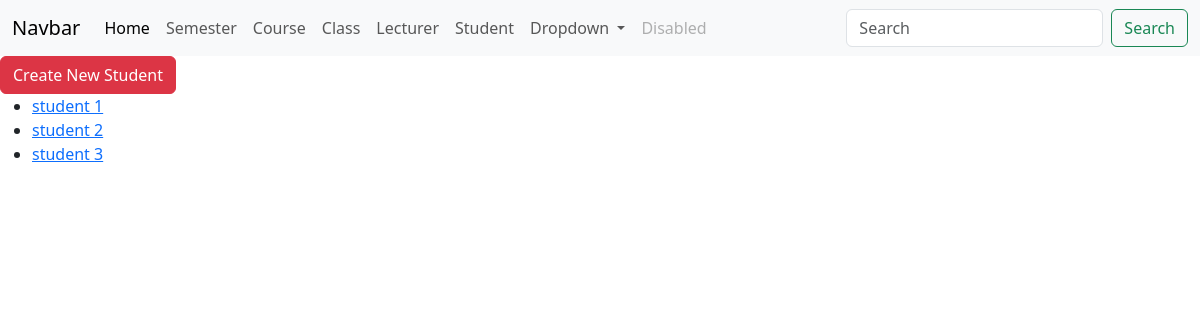
/students, run on the app's committed database.
### attendance/models.py (models this page shows, shortened)
class Student(models.Model):
    dob = models.DateField()
    studentInfo = models.OneToOneField(User, on_delete=models.CASCADE)

### attendance/views.py (the view)
# urls.py: path("students", list_students, name="students"),
def list_students(request):
    data = Student.objects.all()
    content = {'students': data}
    return render(request, "list_students.html", content)

### attendance/templates/list_students.html (shortened to what this page needs)
{%  extends "base.html" %}
{%  block content %}
    <a href="{% url 'register_user_student' %}" class="btn btn-danger">Create New Student</a>
    <ul>
    {% for student in students %}
        <li>
            <a href="{% url 'detail_student' id=student.id %}">{{ student.studentInfo.first_name }} {{ student.studentInfo.last_name }}</a>
        </li>
    {% endfor %}
    </ul>
{%  endblock %}

### data on the page
Student: studentInfo.first_name "student", studentInfo.last_name "1"
Student: studentInfo.first_name "student", studentInfo.last_name "2"
Student: studentInfo.first_name "student", studentInfo.last_name "3"
